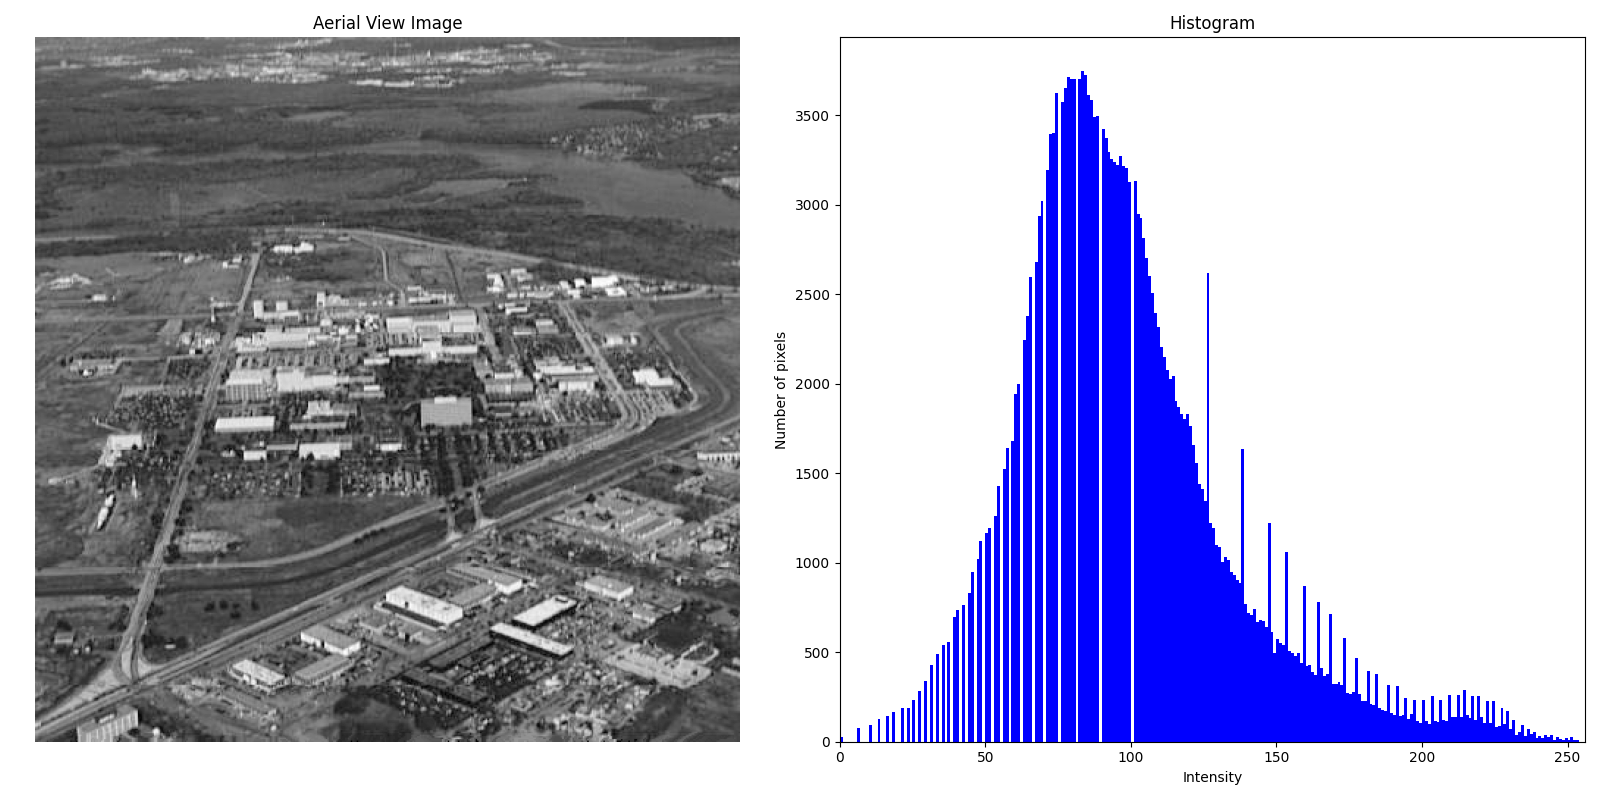

Write the Python code that produced this figure.
import cv2
import numpy as np
import matplotlib.pyplot as plt

# Read the image
image = cv2.imread('aerial_view.tif', cv2.IMREAD_GRAYSCALE)

# Check if the image is valid
if image is None or not isinstance(image, (np.ndarray)):
    raise ValueError("Invalid image provided. Please check the file path.")

# Function to perform histogram
def histogram(image):

    # Convert to grayscale if the image is not already
    if len(image.shape) == 3:
        gray_image = cv2.cvtColor(image, cv2.COLOR_BGR2GRAY)
    else:
        gray_image = image
    
    return gray_image

# Perform histogram
gray_image = histogram(image)

cv2.imwrite('aerial_view.png', gray_image)

plt.figure(figsize = (16, 8))

# Image
plt.subplot(1, 2, 1)
plt.title('Aerial View Image')
plt.imshow(image, cmap = 'gray')
plt.axis('off')

# Histogram
plt.subplot(1, 2, 2)
plt.title('Histogram')
plt.xlabel("Intensity")
plt.ylabel("Number of pixels")
plt.hist(gray_image.ravel(), bins = 256, range = [0, 256], color = 'blue')
plt.xlim([0, 256])

# Show plots
plt.tight_layout()
plt.show()
